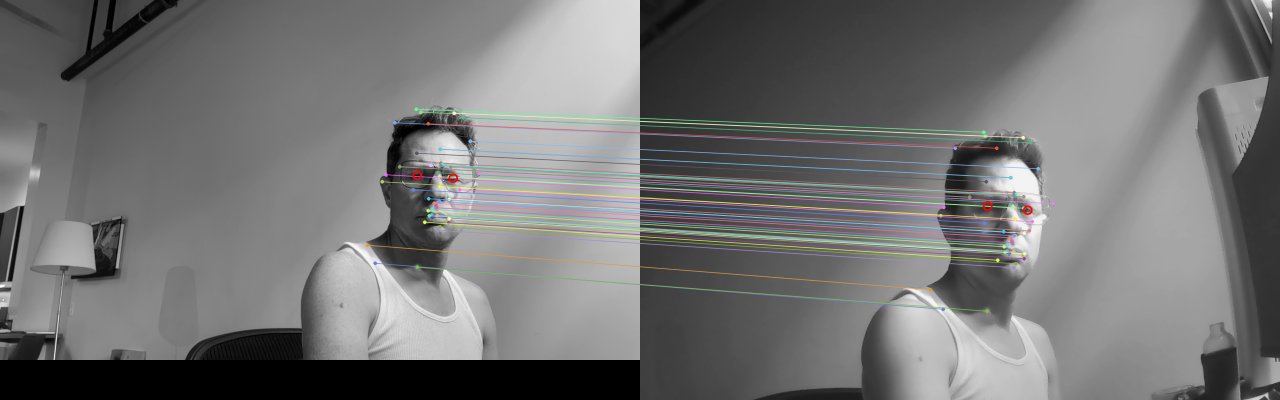
#> input picture src/scanalyzer/stereo_cal_matches.png, 2560 x 800 px (shown at 1/2 size); its folder holds 2 pictures in this run
$ python stereo_check.py stereo_cal_matches.png stereo_matches.png out.png 1.0
#> lines starting #> are read from the running program, lines starting #| are printed output that depends on the picture
# Usage:
#   python3 stereo_check.py CAM_A.png CAM_B.png OUT_PREFIX [ipd_mm]
#
# Uncalibrated two-camera check on one simultaneous frame pair.
#
# Overlap: SIFT features matched A->B with Lowe's ratio test, then a RANSAC
# (MAGSAC) fundamental matrix. Reports how many matches survive, their epipolar
# (Sampson) error, and how much of each image the inliers cover.
#
# Focal length: neither camera is calibrated, so each focal length is searched
# over a horizontal-FOV grid, with the principal point assumed at the image
# centre and no lens distortion. For the right pair, E = Kb^T F Ka has two equal
# singular values. This is ill-conditioned when both cameras aim at the same
# point (a converging rig), so the spread of near-best FOVs is printed too.
#
# Distance: with those intrinsics, E gives the relative pose up to scale. The
# eye centres from RTMPose (COCO keypoints 1 and 2) are triangulated, and the
# scale is set so the 3D eye distance equals ipd_mm. Every distance is then
# proportional to both the IPD guess and the focal lengths.
import sys
import math
import numpy as np
import cv2
import rtmlib

DEFAULT_IPD_MM = 64.0
RATIO = 0.75            # Lowe ratio test
RANSAC_PX = 1.0         # fundamental-matrix inlier threshold, px
GRID = 8                # coverage grid, cells per side
FOV_MIN = 40
FOV_MAX = 120           # degrees, horizontal FOV search range
NEAR_BEST = 2.0         # FOVs within this factor of the best cost count as "near best"
MAX_LINES = 120         # match lines drawn in the output image
BOOTSTRAP = 200         # resamples of the F inliers for error bars
COCO_LEFT_EYE = 1
COCO_RIGHT_EYE = 2


def matchFeatures(gray_a, gray_b):
    sift = cv2.SIFT_create(nfeatures=8000)
    kp_a, desc_a = sift.detectAndCompute(gray_a, None)
    kp_b, desc_b = sift.detectAndCompute(gray_b, None)
    matcher = cv2.BFMatcher(cv2.NORM_L2)
    knn = matcher.knnMatch(desc_a, desc_b, k=2)
    pts_a = []
    pts_b = []
    for pair in knn:
        if len(pair) < 2:
            continue
        best = pair[0]
        second = pair[1]
        if best.distance < RATIO*second.distance:
            pts_a.append(kp_a[best.queryIdx].pt)
            pts_b.append(kp_b[best.trainIdx].pt)
    return len(kp_a), len(kp_b), np.float64(pts_a), np.float64(pts_b)


def sampsonErrors(F, pts_a, pts_b):
    ones = np.ones((len(pts_a), 1))
    xa = np.hstack([pts_a, ones])
    xb = np.hstack([pts_b, ones])
    Fxa = xa @ F.T
    Ftxb = xb @ F
    numerator = np.sum(xb*Fxa, axis=1)**2
    denominator = Fxa[:, 0]**2 + Fxa[:, 1]**2 + Ftxb[:, 0]**2 + Ftxb[:, 1]**2
    return np.sqrt(numerator/denominator)


def gridCoverage(pts, width, height):
    occupied = np.zeros((GRID, GRID), bool)
    for x, y in pts:
        col = min(GRID - 1, int(x*GRID/width))
        row = min(GRID - 1, int(y*GRID/height))
        occupied[row, col] = True
    return occupied.sum()/(GRID*GRID)


def focalFromFov(fov_deg, width):
    return (width/2)/math.tan(math.radians(fov_deg)/2)


def intrinsics(focal, width, height):
    return np.array([[focal, 0, width/2], [0, focal, height/2], [0, 0, 1]], np.float64)


def searchFovs(F, size_a, size_b):
    fovs = np.arange(FOV_MIN, FOV_MAX + 1)
    Ka_all = np.zeros((len(fovs), 3, 3))
    Kb_all = np.zeros((len(fovs), 3, 3))
    for i in range(len(fovs)):
        Ka_all[i] = intrinsics(focalFromFov(fovs[i], size_a[0]), size_a[0], size_a[1])
        Kb_all[i] = intrinsics(focalFromFov(fovs[i], size_b[0]), size_b[0], size_b[1])
    # E[j, i] = Kb[j]^T F Ka[i], every pair at once
    E = np.einsum('jba,bc,icd->jiad', Kb_all, F, Ka_all)
    s = np.linalg.svd(E, compute_uv=False)
    costs = ((s[..., 0] - s[..., 1])/(s[..., 0] + s[..., 1])).T
    best_i, best_j = np.unravel_index(np.argmin(costs), costs.shape)
    near = np.argwhere(costs <= NEAR_BEST*costs[best_i, best_j])
    fov_a_range = (fovs[near[:, 0].min()], fovs[near[:, 0].max()])
    fov_b_range = (fovs[near[:, 1].min()], fovs[near[:, 1].max()])
    return int(fovs[best_i]), int(fovs[best_j]), costs[best_i, best_j], fov_a_range, fov_b_range


# [23 lines left out: functions solveMetric, detectEyes, not called in this run]


def normalize(pts, K):
    return cv2.undistortPoints(pts.reshape(-1, 1, 2), K, None).reshape(-1, 2)


def triangulate(R, t, norm_a, norm_b):
    P_a = np.hstack([np.eye(3), np.zeros((3, 1))])
    P_b = np.hstack([R, t])
    homog = cv2.triangulatePoints(P_a, P_b, norm_a.T, norm_b.T)
    return (homog[:3]/homog[3]).T


def reprojectionPx(X, K, R, t, pts):
    projected, unused = cv2.projectPoints(X, cv2.Rodrigues(R)[0], t, K, None)
    return np.linalg.norm(projected.reshape(-1, 2) - pts, axis=1)


# [22 lines left out: function drawPair, not called in this run]


if len(sys.argv) < 4:
    print('usage: python3 stereo_check.py CAM_A.png CAM_B.png OUT_PREFIX [ipd_mm]')
    sys.exit(1)
path_a = sys.argv[1]
path_b = sys.argv[2]
out_prefix = sys.argv[3]
ipd_mm = DEFAULT_IPD_MM
if len(sys.argv) > 4:
    ipd_mm = float(sys.argv[4])

gray_a = cv2.imread(path_a, cv2.IMREAD_GRAYSCALE)
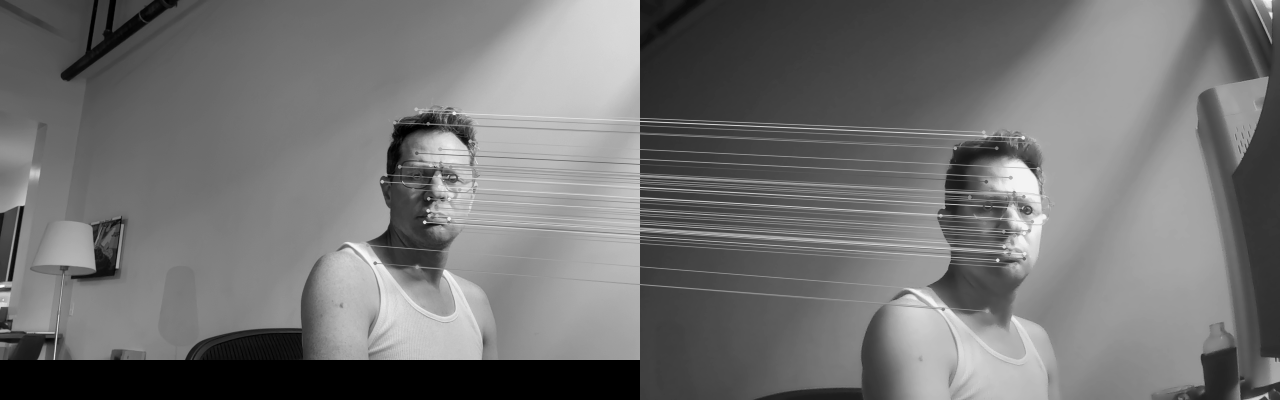
#> gray_a: shape (800, 2560) (shown at 1/2 size); min 0, max 253, mean 114.7
gray_b = cv2.imread(path_b, cv2.IMREAD_GRAYSCALE)
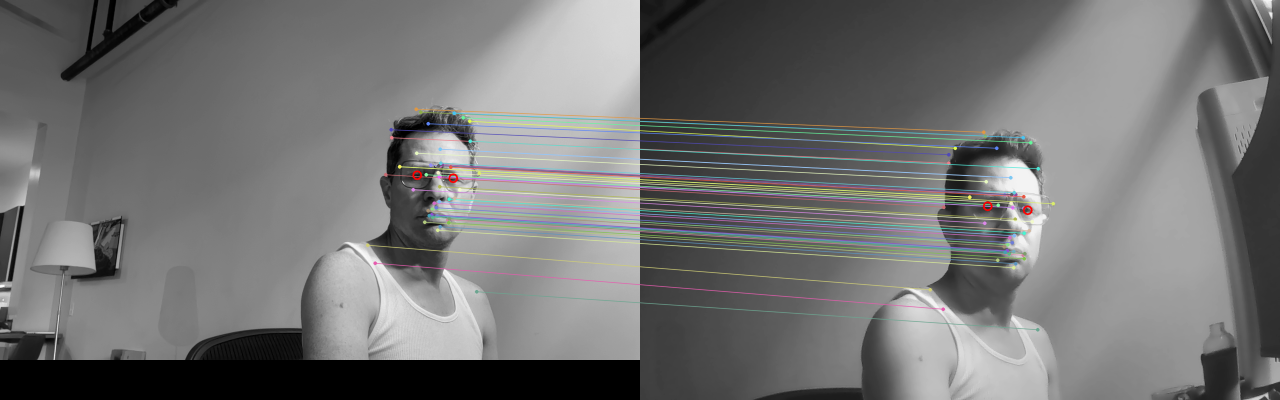
#> input picture src/scanalyzer/stereo_matches.png, 2560 x 800 px (shown at 1/2 size)
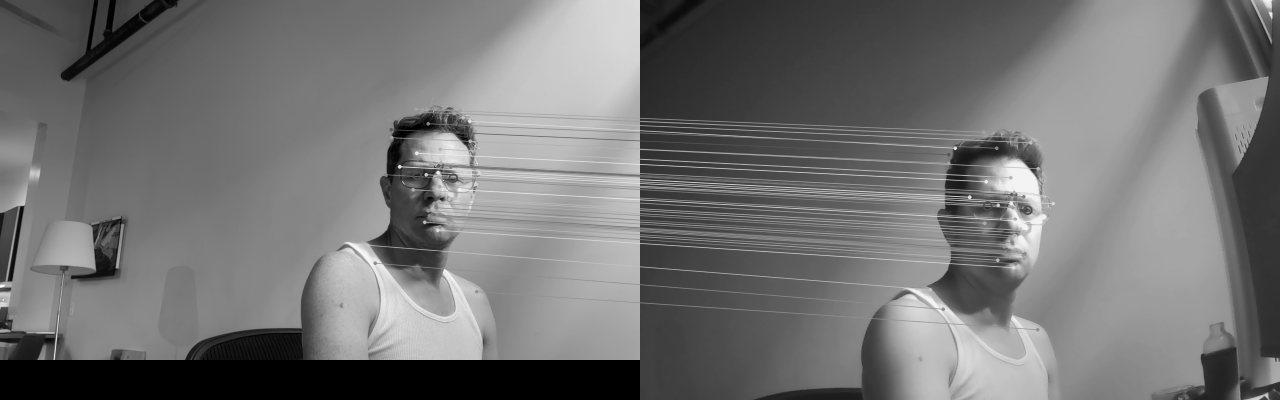
#> gray_b: shape (800, 2560) (shown at 1/2 size); min 0, max 253, mean 114.8
size_a = (gray_a.shape[1], gray_a.shape[0])
#> size_a = (2560, 800)
size_b = (gray_b.shape[1], gray_b.shape[0])
#> size_b = (2560, 800)
print(f'A {path_a} {size_a[0]}x{size_a[1]}   B {path_b} {size_b[0]}x{size_b[1]}')
#| A stereo_cal_matches.png 2560x800   B stereo_matches.png 2560x800

# --- overlap ---
n_kp_a, n_kp_b, pts_a, pts_b = matchFeatures(gray_a, gray_b)
#> in matchFeatures, `kp_a, desc_a = sift.detectAndCompute(gray_a, None)`: kp_a = 1204 keypoints; strongest (x, y, size): (849, 444, 4.7), (1995, 520, 4.7), (857, 397, 4.4), (856, 421, 4.4)
#> in matchFeatures, `kp_b, desc_b = sift.detectAndCompute(gray_b, None)`: kp_b = 1212 keypoints; strongest (x, y, size): (799, 333, 4.8), (849, 444, 4.7), (1939, 394, 4.7), (1996, 411, 4.6)
#> in matchFeatures, `knn = matcher.knnMatch(desc_a, desc_b, k=2)`: knn = 1204 matches
#> after the loop in matchFeatures, `for pair in knn:`: pts_a = 689 pairs, first value 2.7 to 2554.9, second value 10.9 to 796.5; pts_b has the same summary as pts_a
#> n_kp_a = 1204; n_kp_b = 1212; pts_b has the same summary as pts_a in matchFeatures
print(f'keypoints        A {n_kp_a}  B {n_kp_b}')
#| keypoints        A 1204  B 1212
print(f'ratio matches    {len(pts_a)}')
#| ratio matches    689
if len(pts_a) < 8:
    print('too few matches for a fundamental matrix')
    sys.exit(1)
F, mask = cv2.findFundamentalMat(pts_a, pts_b, cv2.USAC_MAGSAC, RANSAC_PX, 0.999, 10000)
#> F = [[1.63e-11, -7.87e-07, -0.000716], [7.87e-07, 4.41e-11, -0.00102], [0.000716, 0.00102, -2.08e-06]]; mask = 689 values, max 1 at index 0, min 0 at index 216, mean 0.956
inlier = mask.ravel() == 1
in_a = pts_a[inlier]
#> in_a = 659 pairs, first value 2.7 to 2554.9, second value 10.9 to 796.5
in_b = pts_b[inlier]
#> in_b has the same summary as in_a
errors = sampsonErrors(F, in_a, in_b)
#> in sampsonErrors, `ones = np.ones((len(pts_a), 1))`: ones = 659 values from 1 to 1
#> in sampsonErrors, `xa = np.hstack([pts_a, ones])`: xa = 659 rows, first 8: [2.7, 615, 1], [2.7, 615, 1], [4.98, 428.4, 1], [5.84, 603, 1], [6.22, 599.7, 1], [7.5, 565, 1], [7.81, 560.6, 1], [9.53, 620.3, 1]
#> in sampsonErrors, `xb = np.hstack([pts_b, ones])`: xb has the same summary as xa
#> in sampsonErrors, `Fxa = xa @ F.T`: Fxa = 659 rows, first 8: [-0.0012, -0.00102, 0.632], [-0.0012, -0.00102, 0.632], [-0.00105, -0.00102, 0.443], [-0.00119, -0.00102, 0.622], [-0.00119, -0.00102, 0.619], [-0.00116, -0.00102, 0.584], [-0.00116, -0.00102, 0.58], [-0.0012, -0.00102, 0.643]
#> in sampsonErrors, `Ftxb = xb @ F`: Ftxb = 659 rows, first 8: [0.0012, 0.00102, -0.632], [0.0012, 0.00102, -0.632], [0.00105, 0.00102, -0.443], [0.00119, 0.00102, -0.622], [0.00119, 0.00102, -0.619], [0.00116, 0.00102, -0.584], [0.00116, 0.00102, -0.58], [0.0012, 0.00102, -0.643]
#> in sampsonErrors, `numerator = np.sum(xb*Fxa, axis=1)**2`: numerator = 659 values, max 2.07e-06 at index 443, min 2.49e-14 at index 551, mean 2.37e-08
#> in sampsonErrors, `denominator = Fxa[:, 0]**2 + Fxa[:, 1]**2 + Ftxb[:, 0]**2 + Ftxb[:, 1]..`: denominator = 659 values, max 5.47e-06 at index 655, min 1.77e-06 at index 317, mean 3.37e-06
#> errors = 659 values, max 0.886 at index 278, min 7.24e-05 at index 551, mean 0.0347
print(f'F inliers        {len(in_a)} ({100*len(in_a)/len(pts_a):.0f}% of matches)')
#| F inliers        659 (96% of matches)
print(f'sampson error    median {np.median(errors):.2f} px  p90 {np.percentile(errors, 90):.2f} px')
#| sampson error    median 0.01 px  p90 0.09 px
print(f'grid coverage    A {100*gridCoverage(in_a, size_a[0], size_a[1]):.0f}%  B {100*gridCoverage(in_b, size_b[0], size_b[1]):.0f}%  ({GRID}x{GRID} cells with an inlier)')
#> the loop in gridCoverage, `for x, y in pts:` made 659 passes
#> (x, y, row) on passes 1 to 3: (2.7, 615, 6), (2.7, 615, 6), (4.98, 428.4, 4)
#> the loop in gridCoverage (call 2), `for x, y in pts:` made 659 passes
#| grid coverage    A 62%  B 62%  (8x8 cells with an inlier)

# --- focal lengths ---
fov_a, fov_b, best_cost, fov_a_range, fov_b_range = searchFovs(F, size_a, size_b)
#> in searchFovs, `s = np.linalg.svd(E, compute_uv=False)`:
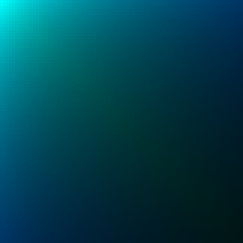
#> s: shape (81, 81, 3) float64 (shown 3 times larger); mean of channels 0, 1, 2 3.23, 2.68, 2.27e-16; drawn with min black and max white
#> in searchFovs, `costs = ((s[..., 0] - s[..., 1])/(s[..., 0] + s[..., 1])).T`:
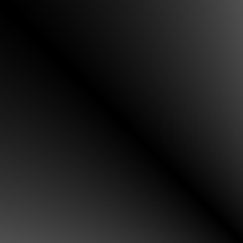
#> costs: shape (81, 81) float64 (shown 3 times larger); min 1.85e-07, max 0.312, mean 0.105
#> in searchFovs, `best_i, best_j = np.unravel_index(np.argmin(costs), costs.shape)`: best_i = 61
#> in searchFovs, `near = np.argwhere(costs <= NEAR_BEST*costs[best_i, best_j])`: near = [[60, 60], [61, 61]]
#> in searchFovs, `fov_a_range = (fovs[near[:, 0].min()], fovs[near[:, 0].max()])`: fov_a_range = (100, 101)
#> fov_a = 101; fov_b = 101; best_cost = 1.85e-07; fov_a_range = (100, 101); fov_b_range = (100, 101)
print(f'self-calib HFOV  A {fov_a} deg (near-best {fov_a_range[0]}-{fov_a_range[1]})  B {fov_b} deg (near-best {fov_b_range[0]}-{fov_b_range[1]})  cost {best_cost:.4f}')
#| self-calib HFOV  A 101 deg (near-best 100-101)  B 101 deg (near-best 100-101)  cost 0.0000
Ka = intrinsics(focalFromFov(fov_a, size_a[0]), size_a[0], size_a[1])
#> Ka = [[1055.2, 0, 1280], [0, 1055.2, 400], [0, 0, 1]]
Kb = intrinsics(focalFromFov(fov_b, size_b[0]), size_b[0], size_b[1])
#> Kb = [[1055.2, 0, 1280], [0, 1055.2, 400], [0, 0, 1]]

# --- pose up to scale ---
E = Kb.T @ F @ Ka
#> E = [[1.82e-05, -0.877, -1.09], [0.877, 4.91e-05, -0.0181], [1.09, 0.0181, -3.09e-05]]
norm_a = normalize(in_a, Ka)
#> norm_a = 659 pairs, first value -1.21 to 1.21, second value -0.369 to 0.376
norm_b = normalize(in_b, Kb)
#> norm_b has the same summary as norm_a
n_front, R, t, pose_mask = cv2.recoverPose(E, norm_a, norm_b, np.eye(3))
#> n_front = 3; R = [[1, 5.59e-05, -2.84e-05], [-5.59e-05, 1, 4.67e-06], [2.84e-05, -4.67e-06, 1]]; t = [-0.0129, 0.779, -0.627]; pose_mask = 659 values, max 255 at index 267, min 0 at index 0, mean 1.16
angle = math.degrees(math.acos(max(-1.0, min(1.0, (np.trace(R) - 1)/2))))
#> angle = 0.0036
print(f'relative pose    rotation {angle:.1f} deg, {n_front}/{len(in_a)} points in front of both cameras')
#| relative pose    rotation 0.0 deg, 3/659 points in front of both cameras
X = triangulate(R, t, norm_a, norm_b)
#> in triangulate, `P_b = np.hstack([R, t])`: P_b = [[1, 5.59e-05, -2.84e-05, -0.0129], [-5.59e-05, 1, 4.67e-06, 0.779], [2.84e-05, -4.67e-06, 1, -0.627]]
#> X = 659 rows, first 8: [14504.5, -2441.8, -11981.9], [14504.5, -2441.8, -11981.9], [13348.4, -297.4, -11046.5], [14421.5, -2297.3, -11942.6], [14400.4, -2257.3, -11928.7], [14187.1, -1839.9, -11763.9], [14158.8, -1787, -11743.3], [14511.2, -2516.7, -12051.8]
reproj_a = reprojectionPx(X, Ka, np.eye(3), np.zeros((3, 1)), in_a)
#> in reprojectionPx, `projected, unused = cv2.projectPoints(X, cv2.Rodrigues(R)[0], t, K, No..`: projected = 659 rows, first 8: [2.7, 615], [2.7, 615], [4.98, 428.4], [5.84, 603], [6.22, 599.7], [7.5, 565], [7.81, 560.6], [9.52, 620.3]
#> reproj_a = 659 values, max 0.627 at index 278, min 3.31e-05 at index 31, mean 0.0245
reproj_b = reprojectionPx(X, Kb, R, t, in_b)
#> in reprojectionPx (call 2), `projected, unused = cv2.projectPoints(X, cv2.Rodrigues(R)[0], t, K, No..`: projected = 659 rows, first 8: [2.7, 615], [2.7, 615], [4.98, 428.4], [5.84, 603], [6.22, 599.7], [7.51, 565], [7.81, 560.6], [9.53, 620.3]
#> reproj_b has the same summary as reproj_a
print(f'reprojection     A median {np.median(reproj_a):.2f} px  B median {np.median(reproj_b):.2f} px')
#| reprojection     A median 0.01 px  B median 0.01 px

# --- scale from the eyes ---
#> (the run stopped early here; a loop or call above may not have finished)
